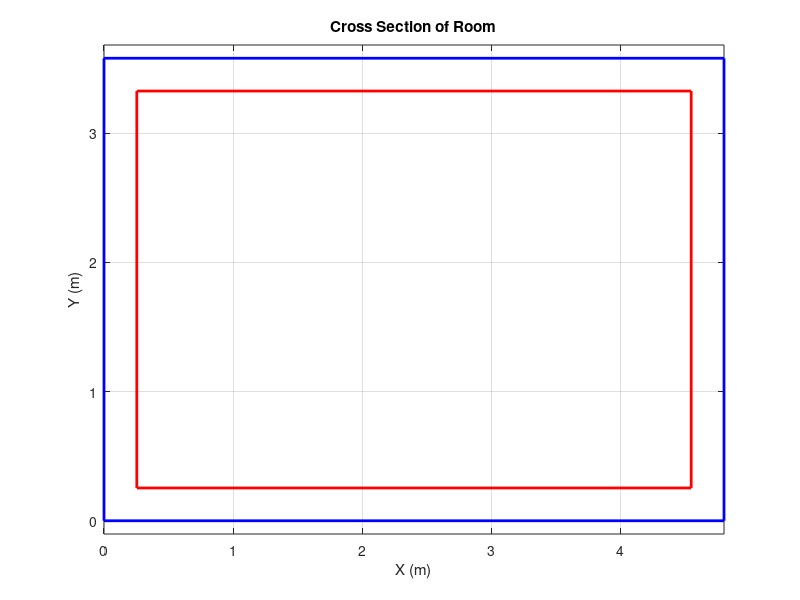

MATLAB code for this plot: (Note: this script raises an error after producing the figure.)
%% Final Assignement Neumerical Methods 

% Final Heat Flow Assignment 
% Goal: keep the room at a temperature of 21 degrees C on the coldest day. 
% Given:  of 10 degrees C and that the walls exposed to the outside (windows) have a temperature of -23 degrees C:
% Add 5 Heaters to the porch area

% l = the height of the room
% T = temperature
% Q = heat energy generated per unit area per unit time W atts = Joule=secn
% K = thermal conductivity W= (m deg C):
% (xi; yi) is the Dirac delta function
close all
clc 
clear

addpath("/Users/benjackson/Desktop/School/Grad -Spring/Neumerical Methods/Final/Mesh /distmesh-master/")

% q = W 
% k = W/mC =Thermal conductivity

%% Defining the parameters associated with the Model (K)
minVal      = .001;        % minimum value for rounding error --> 0 

thickness_window_in = 0.5;                      % in
thickness_window = thickness_window_in*0.0254;  % m

R_windows   = 1.38;                               %W/(m·C); %window 
k_window    = .96;                                % W / (mC) thermal Conductivity of Window
% k_window    = .96/60;                                % W / (mC) thermal Conductivity of Window
k_wall      = .17;                                % W / (mC) 
k_air       = .026;                               % W / (mC) Thermal conductivity of air

% Define the boundary temperatures
boundaryTemperature = -23;                      % deg C
houseWallTemperature = 10;                      % deg C % East Wall of porch

% room geometry % Assuming height of the room is constant throughout so we negelct it.
wallLength1_in = 45*3 + 3*2; %in
wallLength2_in = 45*4 + 3*3; %in
wallLength1 = wallLength1_in/39.37; %m
wallLength2 = wallLength2_in/39.37; %m

% Define dimensions of the rectangle
x_length = wallLength2; % Length along x-axis
y_length = wallLength1; % Length along y-axis

% Define the coordinates of the rectangle
x_rect = [0, x_length, x_length, 0, 0]; % x-coordinates of the rectangle
y_rect = [0, 0, y_length, y_length, 0]; % y-coordinates of the rectangle

% Plot the rectangle
figure;
plot(x_rect, y_rect, 'b', 'LineWidth', 2);
axis equal; % Make the aspect ratio equal
title('Cross Section of Room');
xlabel('X (m)');
ylabel('Y (m)');
grid on;
hold on 
bufferSize = 10/39.37 %10in from the wall /39.37 - > m
x_heated = [bufferSize    4.8006-bufferSize    4.8006-bufferSize         bufferSize         bufferSize]
y_heated = [ bufferSize         bufferSize    3.5814-bufferSize    3.5814-bufferSize        bufferSize]
plot(x_heated,y_heated, 'r', 'LineWidth', 2);
fontsize(25,"points");
hold off


%% Generate Mesh and plot
fac = 1;
fd  = @(p) -min(min(min(p(:,2),y_length-p(:,2)),0+p(:,1)),x_length-p(:,1));
fh  = @(p) ones(size(p,1),1);
[p,t] = distmesh( fd, fh, .05, [0,0;round(x_length/fac),round(y_length/fac)]); % 3rd Varibale is length of sides on elements
patch( 'vertices', p, 'faces', t, 'facecolor', [.9, .9, .9] )
transformationTable = t; % t is triangle indices 
nodeLocationTable   = p; % p is  Grid vertex/node coordinates (N_P x 2/3)

%% Assign a K value for each element 
% if K is on an edge assign it either a wall or window k value 
x_max = max(nodeLocationTable(:,1));
y_max = max(nodeLocationTable(:,2));
x_min = min(nodeLocationTable(:,1));
y_min = min(nodeLocationTable(:,2));

% Window locations are everywhere except 3in from the coners and at the
% width of the wall in 3 locations 
% Defining seperate array for conductivity at each element
boundary_Array = zeros(length(nodeLocationTable),1);            % If all were same type boundary condition
boundary_Array_House = zeros(length(nodeLocationTable),1);      % Just Boundary Conditions for house facing wall
boundary_Array_Outside = zeros(length(nodeLocationTable),1);    % Just Boundary Conditions for outside facing wall
globalMatrix   = zeros(length(nodeLocationTable),length(nodeLocationTable)); %Global Matrix
k_node = zeros(length(nodeLocationTable),1);                    % Array of thermal constant at each node
k_Array = zeros(length(transformationTable),1); %An array of the size of elements to hold k value of each element
wallHeat_asFlux_Array = zeros(length(globalMatrix),1);

% What i am trying to do here is that if the current element is on the
% boundary then it will have a k value of the wall or the window
for e = 1:height(transformationTable)
    element = transformationTable(e,:);
    for i = 1:3
        %if on a boundary then k is wall or window
        node_i_X = nodeLocationTable(element(i),1);
        node_i_Y = nodeLocationTable(element(i),2);
        if node_i_X >= x_max -minVal|| node_i_Y >= y_max -minVal|| node_i_X <= minVal || node_i_Y <= minVal
            % It is a boundary element 

            %%%%%%% For not the boundary will be all windows
            k_Array(e) = k_window;
            break
        else
            % Else the element is air 
            k_Array(e) = k_air;
        end
    end
end

%% Define the boundary conditions -- The temperature at each boundary Node
%   Results section - arrays of boundary temperature 
%                   boundary_Array - which nodes are boundaries and
%                       the temperature of them - used for constant BC
%                   boundary_Array_Outside - just the outside BC
%                   boundary_Array_House - just the house facing wall
%   k_node - the node's thermal conductivity if its a wall or window                 
for node = 1:length(nodeLocationTable)  
    %If we are on the walls facing the outside temperature then set BC
    if nodeLocationTable(node,1) >= x_max - minVal || nodeLocationTable(node,1) <= minVal || nodeLocationTable(node,2) <= minVal
        boundary_Array(node)         = boundaryTemperature; % Setting the temerature at the boundary to be 20 degrees
        boundary_Array_Outside(node) = boundaryTemperature; % Setting the temerature at the boundary to be 20 degrees
    end 
    %if y = 0 on geometrey then the on the east wall and its value is houseWallTemperature
    if nodeLocationTable(node,2) >= y_max - minVal
        boundary_Array(node)       = houseWallTemperature;
        boundary_Array_House(node) = houseWallTemperature;
    end

    %Find if the current node is a window or a wall - We are on a boundary:
    if nodeLocationTable(node,1) >= x_max - minVal || nodeLocationTable(node,1) <= minVal
        % North or South Wall - If the y value on north wall is 3in from the
        % corners then its a wall 
        if nodeLocationTable(node,2) < 3/39.37 ||  nodeLocationTable(node,2) > y_max  - 3/39.37%m
            k_node(node) = k_wall;
        else 
            k_node(node) = k_window;
        end

    elseif nodeLocationTable(node,2) <= y_min + minVal
        % West Wall
        if (nodeLocationTable(node,1) < 3/39.37 ||  nodeLocationTable(node,1) > x_max - 3/39.37 || (nodeLocationTable(node,1) > x_max/2 - (3/39.37)/2) && (nodeLocationTable(node,1) < x_max/2 + (3/39.37)/2))
            k_node(node) = k_wall;
        else 
            k_node(node) = k_window;
        end
    % elseif nodeLocationTable(node,2) <= minVal
    %     % East Wall
    %     if (nodeLocationTable(node,2) < 3/39.37 ||  nodeLocationTable(node,2) > x_max - 3/39.37 || (nodeLocationTable(node,2) > 83/39.37) && (nodeLocationTable(node,2) < 86/39.37 )|| (nodeLocationTable(node,2) > (3+80+3+17)/39.37 && nodeLocationTable(node,2) < (3+80+3+17+3)/39.37))    
    %         k_node(node) = k_wall;
    %     else 
    %         k_node(node) = k_window;
    %     end
    end
end

%% Get Global Matrix - Solve Each node across the mesh 
for e = 1:height(transformationTable) % loop through the elements

    element = transformationTable(e,:); % The current element node locations

    %Get the area of the element
    P = [   nodeLocationTable(element(1),1) , nodeLocationTable(element(1),2), 1;
            nodeLocationTable(element(2),1) , nodeLocationTable(element(2),2), 1;
            nodeLocationTable(element(3),1) , nodeLocationTable(element(3),2), 1];

    A = abs(1/2 * det(P));

    % loop for the rows of the coefficient Matrix
    for i = 1:3 
        j = mod(i, 3) + 1;     % i
        k = mod(i + 1, 3) + 1; % i
        
        nodej = element(j);% The Node in from global
        nodek = element(k);% The Node in from global
        
        % Get the derivatives for Phi
        dNi_dx = (nodeLocationTable(nodej,2)   -  nodeLocationTable(nodek,2));
        dNi_dy = (nodeLocationTable(nodek,1)   -  nodeLocationTable(nodej,1));

        % loop for the columns of the coefficient Matrix
        for l = 1:3
            j = mod(l, 3)     + 1;      % j
            k = mod(l + 1, 3) + 1;  % j

            % Get derivates for Phi j
            dNj_dx = (nodeLocationTable(element(j),2)   -  nodeLocationTable(element(k),2));
            dNj_dy = (nodeLocationTable(element(k),1)   -  nodeLocationTable(element(j),1));
            
            % %Get the coefficient for a_ij locally 
            % a(i,l) = - k_Array(e) * (dNj_dx*dNi_dx + dNj_dy*dNi_dy)/(4 * A);

            a(i,l) = - k_air * (dNj_dx*dNi_dx + dNj_dy*dNi_dy)/(4 * A);

            %get global matrix by placing (summing) the current coeff at find(element==i),find(element==l)
            globalMatrix(element(i),element(l)) = globalMatrix(element(i),element(l)) + a(i,l);

        end 
    end 

end


%%%%%%%%%%%%%%%%%%%%%%%%%%%%%%
%% Specifying boundary conditions
% Here If it is a boundary, I know the node will be a certain constant
% temperature (constant temperature boundary condition Type 1). This means the row can be set to [0...1...0]  * T_BC = Q
% OR 
% Apply the third type boundary condition Use the outside temeprature value

%% Dirichlet Boundary conditions for every wall: Working
% for i = 1: length(globalMatrix)
%     if boundary_Array(i) ~= 0 ]
%         globalMatrix(i,:) = [zeros(length(1:i)-1,1)', 1 , zeros(length(globalMatrix)-i,1)']; % Set constant temperature boundary (Type1)
%     end
% end
% rhs = boundary_Array; % define the RHS of the equation (Boundary conditions, fluxes)



%% Setting Leaking boundary for other walls 
%  Addition of heat flow at the nodes due to q_out through the dx
%  or dy from the heat differential between the outside temperature (known) and the
%  inside temperature (unknown)
%  Result - New terms to the Global matrix 
%           Add heat flux to RHS of equation based on known T_out

for i = 1:length(globalMatrix)
    % K*L/t * T_i 
    % arrayHeatFlux = k_node(i)/thick * 
    % We will get a 3 column vector : 
    %       K is conductivity of surface, 
    %       t is its thicknesss
    %       L1 is the distance between the node and previous one
    %       L2 is the distance between the node and next one
    current_X = nodeLocationTable(i,1);
    current_Y = nodeLocationTable(i,2);
        % We are not at the first node or the last node 
    if (current_X < .001) && (current_Y > .001) && (current_Y < y_max - .001)
        % We are on the y axis either at x = 0  Vertical
        % direction in cross section of the room
        % Also not in the corners
        
        %Index of nodes that are along the y axis:
        currentArrayIndex = find(nodeLocationTable(:,1) <= .01);  
        % find the index in the current array of indexes that has the
        % value of interest 'nodeLocationTable(i,2)':
        indexOfMatch = find(abs(nodeLocationTable(currentArrayIndex,2) - nodeLocationTable(i,2)) <= .01 ); 

        % Find the index of the nodes next to i in terms of the
        % 'nodeLocationArray'
        nodeBefore  = currentArrayIndex(indexOfMatch-1);
        currentNode = i;
        nodeAfter   = currentArrayIndex(indexOfMatch+1);

        L1 =  abs(nodeLocationTable(i,2) - nodeLocationTable(nodeBefore,2)); 
        L2 =  abs(nodeLocationTable(i,2) - nodeLocationTable(nodeAfter,2)); 

        heatFlux_known = k_node(i)/ thickness_window .* [ L1/6, (L1 + L2)/3 , L2/6 ];

        globalMatrix(i,nodeBefore)  = globalMatrix(i,nodeBefore)  - heatFlux_known(1);
        globalMatrix(i,currentNode) = globalMatrix(i,currentNode) - heatFlux_known(2);
        globalMatrix(i,nodeAfter)   = globalMatrix(i,nodeAfter)   - heatFlux_known(3);

        wallHeat_asFlux_Array(i) = k_node(i)/ thickness_window  * (1/2)* (L1+L2) * boundaryTemperature;

    elseif (current_X > x_max - .00001) && (current_Y > .001) && (current_Y < y_max - .001)
        % We are on the y axis either at x = x_max  Vertical
        % direction in cross section of the room
        % Also not in the corners

        currentArrayIndex = find(nodeLocationTable(:,1) >= x_max-.001);  %Index of nodes that are along the x = xmax
        indexOfMatch = find(abs(nodeLocationTable(currentArrayIndex,2) - nodeLocationTable(i,2)) <= .01 );

        nodeBefore  = currentArrayIndex(indexOfMatch-1);
        currentNode = i;
        nodeAfter   = currentArrayIndex(indexOfMatch+1);

        L1 =  abs(nodeLocationTable(i,2) - nodeLocationTable(nodeBefore,2)); 
        L2 =  abs(nodeLocationTable(i,2) - nodeLocationTable(nodeAfter,2)); 

        heatFlux_known = k_node(i)/ thickness_window .* [ L1/6, (L1 + L2)/3 , L2/6 ];

        globalMatrix(i,nodeBefore)  = globalMatrix(i,nodeBefore)  - heatFlux_known(1);
        globalMatrix(i,currentNode) = globalMatrix(i,currentNode) - heatFlux_known(2);
        globalMatrix(i,nodeAfter)   = globalMatrix(i,nodeAfter)   - heatFlux_known(3);

        wallHeat_asFlux_Array(i) = k_node(i)/ thickness_window  * (1/2)* (L1+L2) * boundaryTemperature;

    elseif (current_Y < .001) && (current_X > .001) && (current_X < x_max - .001)
        % We are on the x axis at y = 0  horizontal
        % direction in cross section of the room
        % Also not in the corners
        
        currentArrayIndex = find(nodeLocationTable(:,2) <= .001);
        indexOfMatch = find(abs(nodeLocationTable(currentArrayIndex,1) - nodeLocationTable(i,1)) <= .01 );

        nodeBefore  = currentArrayIndex(indexOfMatch-1);
        currentNode = i;
        nodeAfter   = currentArrayIndex(indexOfMatch+1);

        L1 =  abs(nodeLocationTable(i,1) - nodeLocationTable(nodeBefore,1)); 
        L2 =  abs(nodeLocationTable(i,1) - nodeLocationTable(nodeAfter,1)); 

        heatFlux_known = k_node(i)/ thickness_window .* [ L1/6, (L1 + L2)/3 , L2/6 ];

        globalMatrix(i,nodeBefore)  = globalMatrix(i,nodeBefore)  - heatFlux_known(1);
        globalMatrix(i,currentNode) = globalMatrix(i,currentNode) - heatFlux_known(2);
        globalMatrix(i,nodeAfter)   = globalMatrix(i,nodeAfter)   - heatFlux_known(3);

        wallHeat_asFlux_Array(i) = k_node(i)/ thickness_window * (1/2)* (L1+L2) * boundaryTemperature;
   
    elseif (current_X < .001) && (current_Y < .001)
        %If bottom Left Corner:

        currentArrayIndex_X = find(nodeLocationTable(:,1) <= .001);             % array of indexes when x = 0 
        indexOfMatch_X      = find(abs(nodeLocationTable(currentArrayIndex_X,2) <= .01 )); % index of array above when y = 0 

        currentArrayIndex_Y   = find(nodeLocationTable(:,2) <= .001);% array of indexes when y = 0 
        indexOfMatch_Y      = find(abs(nodeLocationTable(currentArrayIndex_Y,1) <= .01 ));% index of array above when x = 0 

        nodeBefore  = currentArrayIndex_X(indexOfMatch_X+1);
        currentNode = i;
        nodeAfter   = currentArrayIndex_Y(indexOfMatch_Y+1);

        L1 =  abs(nodeLocationTable(i,1) - nodeLocationTable(currentArrayIndex_X(indexOfMatch_X+1),1)); 
        L2 =  abs(nodeLocationTable(i,2) -  nodeLocationTable(currentArrayIndex_Y(indexOfMatch_Y+1),2)); 

        heatFlux_known = k_node(i)/ thickness_window .* [ L1/6, (L1 + L2)/3 , L2/6 ];

        globalMatrix(i,nodeBefore)  = globalMatrix(i,nodeBefore)  - heatFlux_known(1);
        globalMatrix(i,currentNode) = globalMatrix(i,currentNode) - heatFlux_known(2);
        globalMatrix(i,nodeAfter)   = globalMatrix(i,nodeAfter)   - heatFlux_known(3);

        wallHeat_asFlux_Array(i) = k_node(i)/ thickness_window * (1/2)* (L1+L2) * boundaryTemperature;

     elseif (current_X > x_max - .001) && (current_Y > y_max - .001)
        %Corner 2 X large, y large - ZERO - Wall Boundary
        currentArrayIndex_X = find(nodeLocationTable(:,1) > x_max - .001 );
        indexOfMatch_X      = find(abs(nodeLocationTable(currentArrayIndex,2) > y_max - .001 ));

        currentArrayIndex_Y   = find(nodeLocationTable(:,2)  > y_max - .001);
        indexOfMatch_Y        = find(abs(nodeLocationTable(currentArrayIndex_Y,1) > x_max - .001 ));

        nodeBefore  = currentArrayIndex_X(indexOfMatch_X);
        currentNode = i;
        nodeAfter   = currentArrayIndex_Y(indexOfMatch_Y);

        L1 =  0; 
        L2 =  0; 

        heatFlux_known = k_node(i)/ thickness_window .* [ L1/6, (L1 + L2)/3 , L2/6 ];

        globalMatrix(i,nodeBefore)  = globalMatrix(i,nodeBefore)  - heatFlux_known(1);
        globalMatrix(i,currentNode) = globalMatrix(i,currentNode) - heatFlux_known(2);
        globalMatrix(i,nodeAfter)   = globalMatrix(i,nodeAfter)   - heatFlux_known(3);

        wallHeat_asFlux_Array(i) = k_node(i)/ thickness_window * (1/2)* (L1+L2) * boundaryTemperature;

     elseif (current_X < .001 ) && (current_Y > y_max - .001)
        % Corner X small and Y large - ZERO - Wall Boundary
        currentArrayIndex_X = find(nodeLocationTable(:,1) < .001 );
        indexOfMatch_X      = find(abs(nodeLocationTable(currentArrayIndex,2) > y_max - .001 ));

        currentArrayIndex_Y   = find(nodeLocationTable(:,2)  > y_max - .001);
        indexOfMatch_Y        = find(abs(nodeLocationTable(currentArrayIndex_Y,1)  <= .01));

        nodeBefore  = currentArrayIndex_X(indexOfMatch_X-1);
        currentNode = i;
        nodeAfter   = currentArrayIndex_Y(indexOfMatch_Y+1);

        L1 = 0; 
        L2 = 0; 

        heatFlux_known = k_node(i)/ thickness_window .* [ L1/6, (L1 + L2)/3 , L2/6 ];

        globalMatrix(i,nodeBefore)  = globalMatrix(i,nodeBefore)  - heatFlux_known(1);
        globalMatrix(i,currentNode) = globalMatrix(i,currentNode) - heatFlux_known(2);
        globalMatrix(i,nodeAfter)   = globalMatrix(i,nodeAfter)   - heatFlux_known(3);

        wallHeat_asFlux_Array(i) = k_node(i)/ thickness_window * (1/2)* (L1+L2) * boundaryTemperature;

      elseif (current_X > x_max - .001 ) && (current_Y < .001)
        % Corner X large and Y small

        currentArrayIndex_X = find(nodeLocationTable(:,1) > x_max - .001 );                % Get array of max x nodes
        indexOfMatch_X      = find(abs(nodeLocationTable(currentArrayIndex_X,2)  <= .01 )); % index when y is small

        currentArrayIndex_Y   = find(nodeLocationTable(:,2)  < .001);
        indexOfMatch_Y        = find(abs(nodeLocationTable(currentArrayIndex_Y,1) > x_max - .001 ));

        nodeBefore  = currentArrayIndex_X(indexOfMatch_X+1);
        currentNode = i;
        nodeAfter   = currentArrayIndex_Y(indexOfMatch_Y-1);

        L1 =   abs(nodeLocationTable(i,1) - nodeLocationTable(currentArrayIndex_X(indexOfMatch_X+1),1)); 
        L2 =   abs(nodeLocationTable(i,1) - nodeLocationTable(currentArrayIndex_Y(indexOfMatch_Y-1),2)); 

        heatFlux_known = k_node(i)/ thickness_window .* [ L1/6, (L1 + L2)/3 , L2/6 ];

        globalMatrix(i,nodeBefore)  = globalMatrix(i,nodeBefore)  - heatFlux_known(1);
        globalMatrix(i,currentNode) = globalMatrix(i,currentNode) - heatFlux_known(2);
        globalMatrix(i,nodeAfter)   = globalMatrix(i,nodeAfter)   - heatFlux_known(3);
        
        wallHeat_asFlux_Array(i) = k_node(i)/ thickness_window * (1/2) * (L1+L2) * boundaryTemperature; % 
    end
end

%% Derichlet BC for House facing wall + Leaky boundary for the outside facing walls
for i = 1:length(globalMatrix)
    %Setting the house facing wall conditions In global Matrix 
    if boundary_Array_House(i) ~= 0 
        globalMatrix(i,:) = [zeros(length(1:i)-1,1)', 1 , zeros(length(globalMatrix)-i,1)']; % Set constant temperature boundary (Type1)
    end
end
% rhs = boundary_Array_House + wallHeat_asFlux_Array; % define the RHS of the equation (Boundary conditions, fluxes)



%% Fluxes at certain nodes - Adding Heaters (manually for this)
heaterArray = zeros(length(globalMatrix),1);
close all
hold_Q_Loc = -2*ones(5,2);

%% 1 Heater (centered)

Q_heatSource  = 40;
scale   = 1;

denom  = 4;
num2   = 1;

q_loc = [1*wallLength2/2 num2*wallLength1/denom]; %Placing a heater at the center of the room
heater_node_index = dsearchn(nodeLocationTable,q_loc);
heaterArray(heater_node_index) = Q_heatSource;
hold_Q_Loc(5,:) = q_loc;

rhs = boundary_Array_House - wallHeat_asFlux_Array - heaterArray;

%% 3 Heaters
% 
% denom  = 10;
% num1   = 1;
% num2   = 9;
% Q_heatSource=10;
% middle_Q    = 1.2*Q_heatSource;
% scale       = 1;
% 
% q_loc = [num1*wallLength2/denom num1*wallLength1/denom]; %Placing a heater at the center of the room
% hold_Q_Loc(1,:) = q_loc;
% heater_node_index = dsearchn(nodeLocationTable,q_loc);
% heaterArray(heater_node_index) = scale*Q_heatSource;
% q_loc = [num2*wallLength2/denom num1*wallLength1/denom]; %Placing a heater at the center of the room
% heater_node_index = dsearchn(nodeLocationTable,q_loc);
% heaterArray(heater_node_index) = scale*Q_heatSource;
% hold_Q_Loc(2,:) = q_loc;
% 
% denom  = 2;
% num2   = 1;
% 
% q_loc = [num2*wallLength2/denom num2*wallLength1/denom]; %Placing a heater at the center of the room
% heater_node_index = dsearchn(nodeLocationTable,q_loc);
% heaterArray(heater_node_index) = middle_Q;
% hold_Q_Loc(5,:) = q_loc;
% rhs = boundary_Array_House - wallHeat_asFlux_Array - heaterArray;



%% 5 Heaters (4 corners and a middle)

% denom  = 10;
% num1   = 1;
% num2   = 9;
% Q_heatSource=5;
% middle_Q = 1.5*Q_heatSource;
% scale = 1;
% 
% hold_Q_Loc = zeros(5,2);
% 
% q_loc = [num1*wallLength2/denom num1*wallLength1/denom]; %
% hold_Q_Loc(1,:) = q_loc;
% heater_node_index = dsearchn(nodeLocationTable,q_loc);
% heaterArray(heater_node_index) = scale*middle_Q;
% 
% q_loc = [num2*wallLength2/denom num1*wallLength1/denom]; %
% heater_node_index = dsearchn(nodeLocationTable,q_loc);
% heaterArray(heater_node_index) = scale*middle_Q;
% hold_Q_Loc(2,:) = q_loc;
% 
% q_loc = [num1*wallLength2/denom num2*wallLength1/denom]; %
% heater_node_index = dsearchn(nodeLocationTable,q_loc);
% heaterArray(heater_node_index) = Q_heatSource;
% hold_Q_Loc(3,:) = q_loc;
% 
% q_loc = [num2*wallLength2/denom num2*wallLength1/denom]; %
% heater_node_index = dsearchn(nodeLocationTable,q_loc);
% heaterArray(heater_node_index) = Q_heatSource;
% hold_Q_Loc(4,:) = q_loc;
% 
% denom  = 2;
% num2   = 1;
% 
% q_loc = [num2*wallLength2/denom num2*wallLength1/denom]; %Placing a heater at the center of the room
% heater_node_index = dsearchn(nodeLocationTable,q_loc);
% heaterArray(heater_node_index) = middle_Q;
% hold_Q_Loc(5,:) = q_loc;
% rhs = boundary_Array_House - wallHeat_asFlux_Array - heaterArray;


%% 5 Heaters along walls

% denom  = 7;
% num1   = 1;
% num2   = 6;
% Q_heatSource=5;
% middle_Q = 1*Q_heatSource;
% scale = 1;
% 
% hold_Q_Loc = zeros(5,2);
% q_loc = [num1*wallLength2/denom num1*wallLength1/denom]; %Placing a heater at the center of the room
% hold_Q_Loc(1,:) = q_loc;
% heater_node_index = dsearchn(nodeLocationTable,q_loc);
% heaterArray(heater_node_index) = scale*Q_heatSource;
% q_loc = [num2*wallLength2/denom num1*wallLength1/denom]; %Placing a heater at the center of the room
% heater_node_index = dsearchn(nodeLocationTable,q_loc);
% heaterArray(heater_node_index) = scale*Q_heatSource;
% hold_Q_Loc(2,:) = q_loc;
% 
% q_loc = [num1*wallLength2/denom 4.5*wallLength1/denom]; %Placing a heater at the center of the room
% heater_node_index = dsearchn(nodeLocationTable,q_loc);
% heaterArray(heater_node_index) = Q_heatSource;
% hold_Q_Loc(3,:) = q_loc;
% q_loc = [num2*wallLength2/denom 4.5*wallLength1/denom]; %Placing a heater at the center of the room
% heater_node_index = dsearchn(nodeLocationTable,q_loc);
% heaterArray(heater_node_index) = Q_heatSource;
% hold_Q_Loc(4,:) = q_loc;
% 
% denom  = 2;
% num2   = 1;
% 
% q_loc = [num2*wallLength2/denom 1*wallLength1/4]; %Placing a heater at the center of the room
% heater_node_index = dsearchn(nodeLocationTable,q_loc);
% heaterArray(heater_node_index) = middle_Q;
% hold_Q_Loc(5,:) = q_loc
% rhs = boundary_Array_House - wallHeat_asFlux_Array - heaterArray;



%% Solving for temperature 
% invGLob = inv(globalMatrix);
temperature_C = inv(globalMatrix) * rhs; % Temperature solve for deg C 

%% % Display the results as a contour plot
close all
figure;
subplot(1,2,1);
trisurf(transformationTable,nodeLocationTable(:,1), nodeLocationTable(:,2), temperature_C);
title('Temperature Distribution');
xlabel('X (m)');
ylabel('Y (m)');
zlabel('Temperature (C)');
clim([-23 30])
% colorbar;
zlim([min(temperature_C) max(temperature_C)])

subplot(1,2,2);
% figure
trisurf(transformationTable,nodeLocationTable(:,1), nodeLocationTable(:,2), temperature_C);
title('Temperature Distribution With Heater Locations');
xlabel('X (m)');
ylabel('Y (m)');
colorbar;
clim([-23 30])
zlim([min(temperature_C) max(temperature_C)])
valHold  =max(temperature_C)
fondSize =40
text(hold_Q_Loc(1,1),hold_Q_Loc(1,2),valHold,". Q1",'Color','r','FontSize',fondSize,'FontWeight','bold')
text(hold_Q_Loc(2,1),hold_Q_Loc(2,2),valHold,". Q2",'Color','r','FontSize',fondSize,'FontWeight','bold')
text(hold_Q_Loc(3,1),hold_Q_Loc(3,2),valHold,". Q3",'Color','r','FontSize',fondSize,'FontWeight','bold')
text(hold_Q_Loc(4,1),hold_Q_Loc(4,2),valHold,". Q4",'Color','r','FontSize',fondSize,'FontWeight','bold')
text(hold_Q_Loc(5,1),hold_Q_Loc(5,2),valHold,". Q5",'Color','r','FontSize',fondSize,'FontWeight','bold')
fontsize(25,"points");
view(2)
hold on 
bufferSize = 10/39.37% Plotting a rectangle to represent the area we are trying to keep warm 20C
x_heated   = [bufferSize         4.8006-bufferSize    4.8006-bufferSize         bufferSize               bufferSize]
y_heated   = [ bufferSize         bufferSize          3.5814-bufferSize         3.5814-bufferSize        bufferSize]
plot3(x_heated,y_heated,valHold*ones(1,length(y_heated)), 'g', 'LineWidth', 5);


%% Average temperature of room
mean(temperature_C)
%% plotting heater locations:
% 
% figure;
% plot(x_rect, y_rect, 'b', 'LineWidth', 2);
% axis equal; % Make the aspect ratio equal
% title('Cross Section of Room');
% xlabel('X (m)');
% ylabel('Y (m)');
% grid on;
% hold on 
% bufferSize = 10/39.37 %10in from the wall /39.37 - > m
% x_heated = [bufferSize    4.8006-bufferSize    4.8006-bufferSize         bufferSize         bufferSize]
% y_heated = [ bufferSize         bufferSize    3.5814-bufferSize    3.5814-bufferSize        bufferSize]
% plot(x_heated,y_heated, 'g', 'LineWidth', 2);
% hold on 
% text(hold_Q_Loc(1,1),hold_Q_Loc(1,2),". Q1",'Color','r','FontSize',fondSize,'FontWeight','bold')
% text(hold_Q_Loc(2,1),hold_Q_Loc(2,2),". Q2",'Color','r','FontSize',fondSize,'FontWeight','bold')
% text(hold_Q_Loc(3,1),hold_Q_Loc(3,2),". Q3",'Color','r','FontSize',fondSize,'FontWeight','bold')
% text(hold_Q_Loc(4,1),hold_Q_Loc(4,2),". Q4",'Color','r','FontSize',fondSize,'FontWeight','bold')
% text(hold_Q_Loc(5,1),hold_Q_Loc(5,2),". Q5",'Color','r','FontSize',fondSize,'FontWeight','bold')
% fontsize(25,"points");

